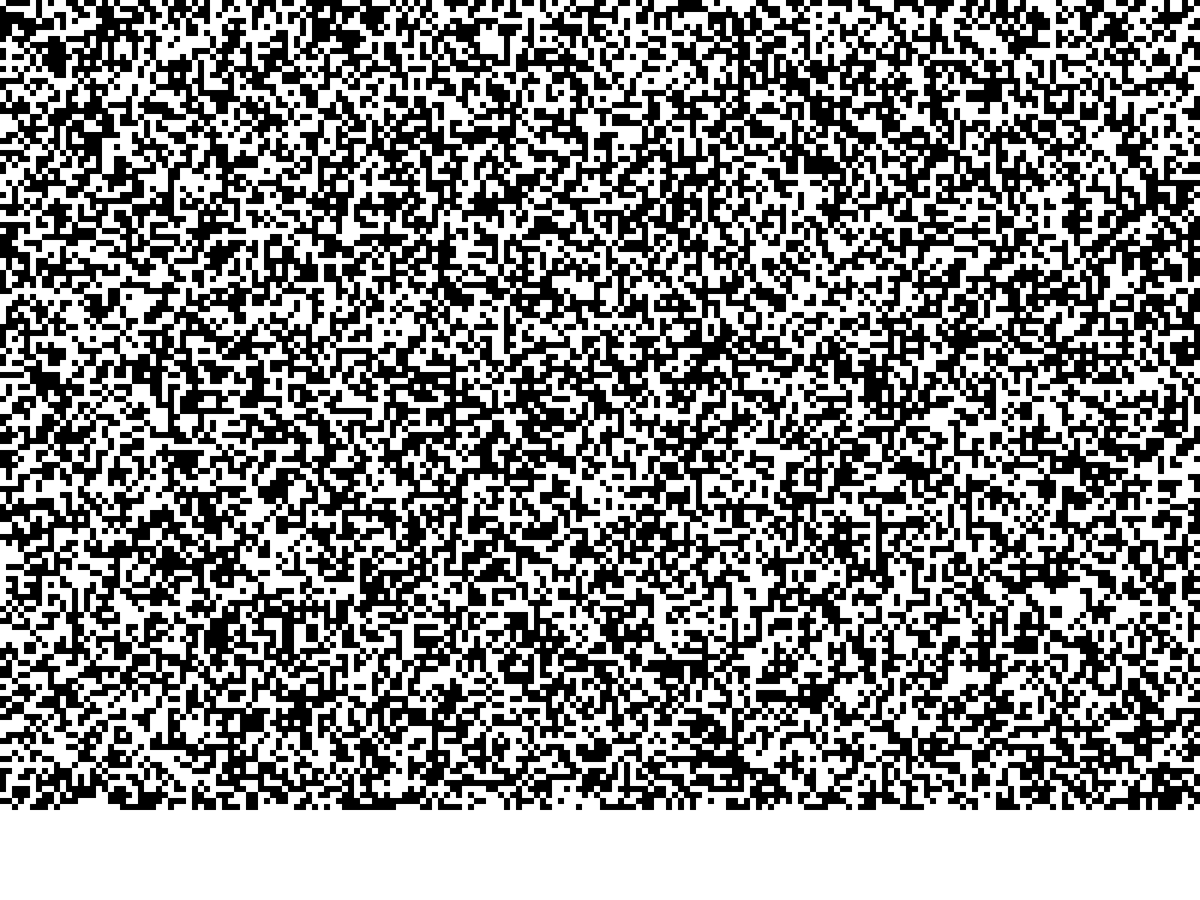
Frame 1 (no input)
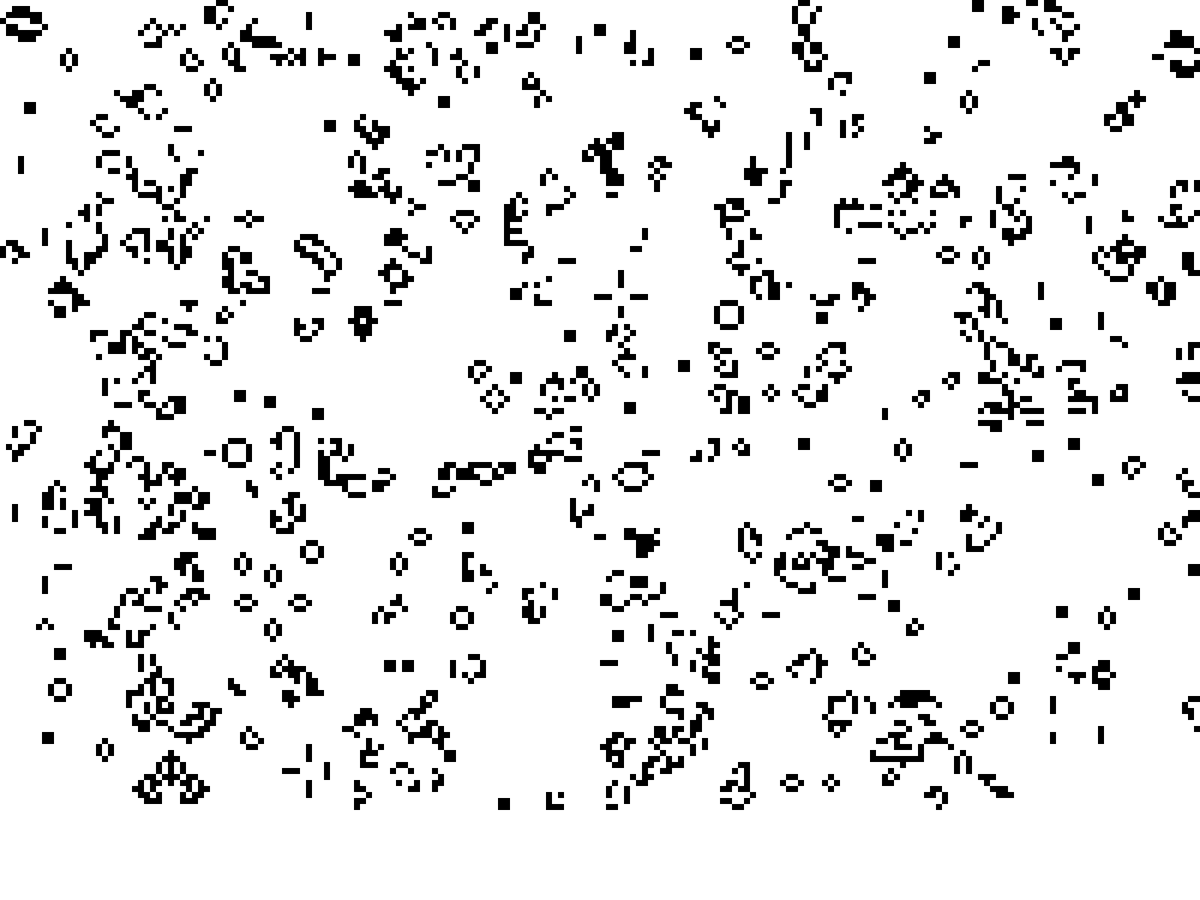
Frame 60 (the mouse pressed at the canvas centre just before this capture)
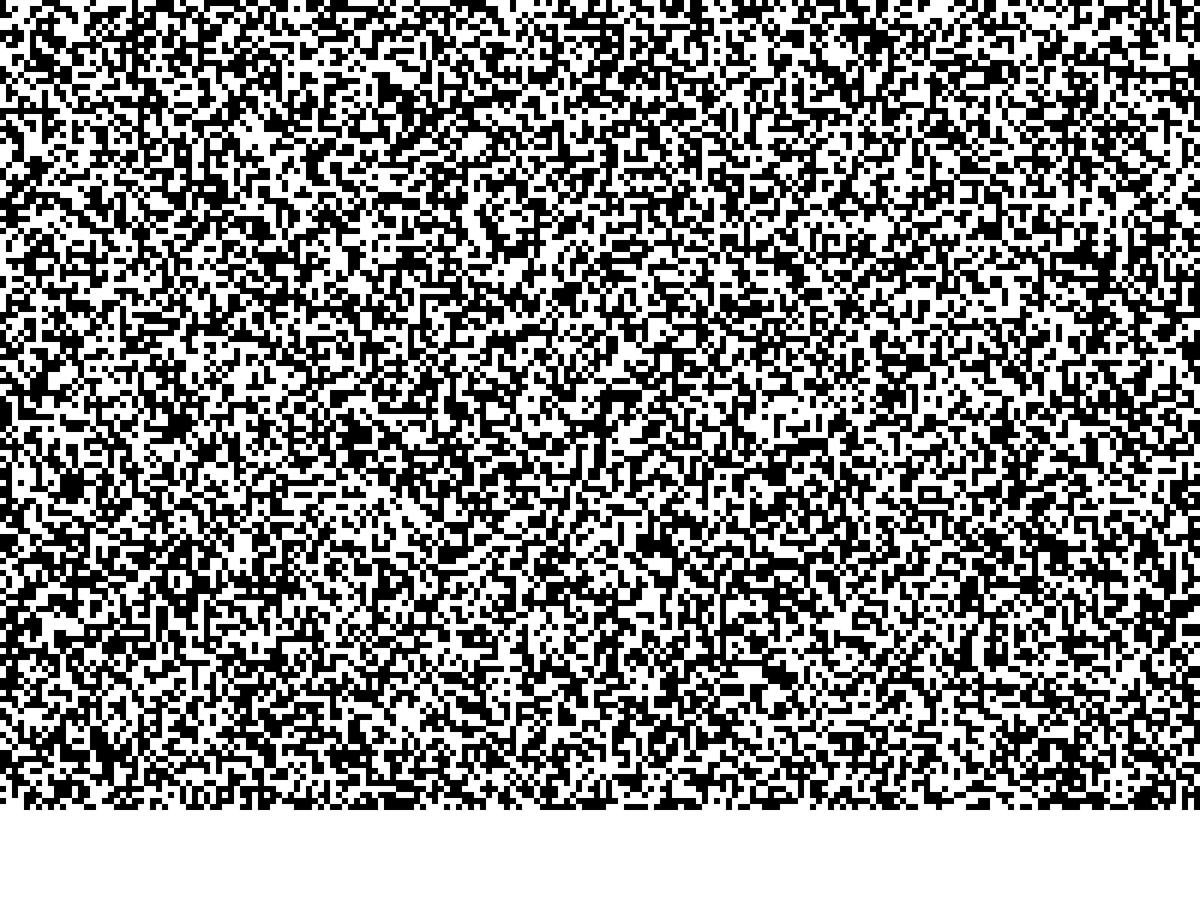
Frame 120 (the mouse held since frame 60 and released just before this capture)

The Processing sketch that drew these frames (run headless with seeded random() and noise(); from frame 60 on, the mouse is pressed at the canvas centre):

// Processing sketch: LifeGame
// ── LifeGame.pde
final int MAP_WIDTH = 240;
final int MAP_HEIGHT = 135;
final float RECT_WIDTH = 8;
final float RECT_HEIGHT = 8;
final int GENERATION_PER_SECOND = 60;

Map map = new Map();
boolean canReset = true;

void reset(){
  map.setRandomValue();
}

void setup(){
  //size(1024, 1024);
  fullScreen();
  background(255);
  reset();
  frameRate(GENERATION_PER_SECOND);
}

void mouseReleased()
{
  canReset = true;
}

void draw(){
  map.show();
  if(mousePressed){
    reset();
    canReset = false;
  }
}
// ── Map.pde
class Map {
  Point[][] prev = new Point[MAP_WIDTH][MAP_HEIGHT];
  Point[][] next = new Point[MAP_WIDTH][MAP_HEIGHT];
  Map(){
    for(int i=0;i<MAP_WIDTH;++i){
      for(int j=0;j<MAP_HEIGHT;++j){
        prev[i][j]=new Point(i, j);
        next[i][j]=new Point(i, j);
      }
    }
  }
  boolean validXY(int x, int y){
    return x>=0 && x<MAP_WIDTH && y>=0 && y<MAP_HEIGHT;
  }
  int getValue(int x, int y){
    if(validXY(x, y)) return prev[x][y].value;
    else return 0;
  }
  
  int getNeighborValue(int x, int y)
  {
    int value = 0;
    value += getValue(x-1, y-1);
    value += getValue(x-1, y);
    value += getValue(x-1, y+1);
    value += getValue(x, y-1);
    value += getValue(x, y+1);
    value += getValue(x+1, y-1);
    value += getValue(x+1, y);
    value += getValue(x+1, y+1);
    return value;
  }
  void setRandomValue() {
    for(int i=0;i<MAP_WIDTH;++i){
      for(int j=0;j<MAP_HEIGHT;++j){
        next[i][j].value = int(random(100))%2;
      }
    }
  }
  void show(){
    noStroke();
    for(int i=0;i<MAP_WIDTH;++i){
      for(int j=0;j<MAP_HEIGHT;++j){
        if(next[i][j].value==1) fill(0);
        else fill(255);
        rect(i*RECT_WIDTH, j*RECT_HEIGHT, RECT_WIDTH, RECT_HEIGHT);
        prev[i][j].value = next[i][j].value;
      }
    }
    nextGen();
  }
  
  void nextGen() {
    for(int i=0;i<MAP_WIDTH;++i){
      for(int j=0;j<MAP_HEIGHT;++j){
        int value = getNeighborValue(i, j);
        if(value == 3){
          next[i][j].value=1;
        }
        else if(value == 2) ;
        else next[i][j].value = 0;
      }
    }
  }
}
// ── Point.pde
class Point{
  int x;
  int y;
  int value;
  Point(int xx, int yy, int val)
  {
    x=xx;
    y=yy;
    if(x<0 || y<0 || x>=MAP_WIDTH || y>=MAP_HEIGHT) value = 0;
    else value =val;
  }
  Point(int xx, int yy){
    x=xx;
    y=yy;
    value = 0;
  }
}
